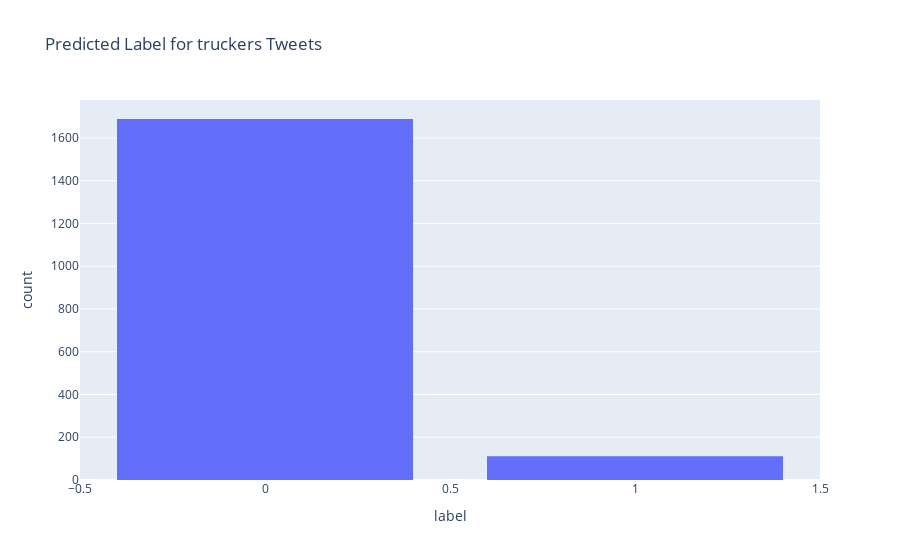

The notebook cell saved with this chart:
### Code cell
labeled_truckers_fig = px.histogram(
    labeled_truckers_df, x='label',
    title='Predicted Label for truckers Tweets'
)
labeled_truckers_fig.update_layout(bargap=0.2)
offline.iplot(labeled_truckers_fig)

### Figure 1 — Plotly figure (JSON) as saved in the notebook; plotly's stock layout.template omitted (floating-point values rounded to 4 significant figures; data arrays with more than 128 entries replaced by an {"elided": "..."} marker saying what was removed)
{"data": [{"alignmentgroup": "True", "bingroup": "x", "hovertemplate": "label=%{x}<br>count=%{y}<extra></extra>", "legendgroup": "", "marker": {"color": "#636efa", "pattern": {"shape": ""}}, "name": "", "offsetgroup": "", "orientation": "v", "showlegend": false, "type": "histogram", "x": {"elided": "1800 int values"}, "xaxis": "x", "yaxis": "y"}], "layout": {"bargap": 0.2, "barmode": "relative", "legend": {"tracegroupgap": 0}, "title": {"text": "Predicted Label for truckers Tweets"}, "xaxis": {"anchor": "y", "domain": [0, 1], "title": {"text": "label"}}, "yaxis": {"anchor": "x", "domain": [0, 1], "title": {"text": "count"}}}}
